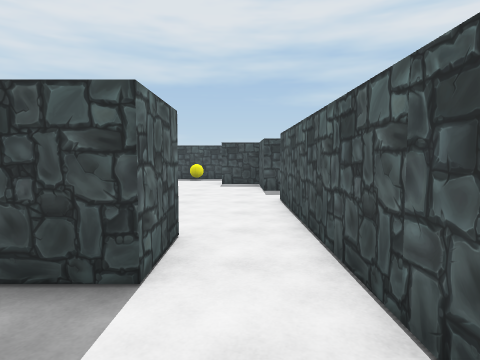
view 1 (above)

24 first-person views from a walk through a 3-D level made in the Unity game engine. The camera is 1.44 m above the floor, tilts 4° down and sees 75° across. The floor is counted in squares, 1.44 m on a side. Each view is taken from the middle of a square. On the plan, view 1 faces up. The plan holds only what a view shows up to about 12 squares ahead; the rest is blank. The player character is not drawn.

view 2
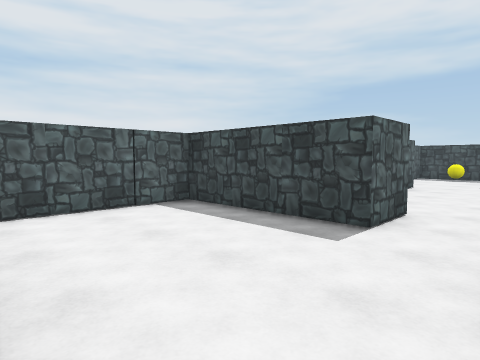

view 3
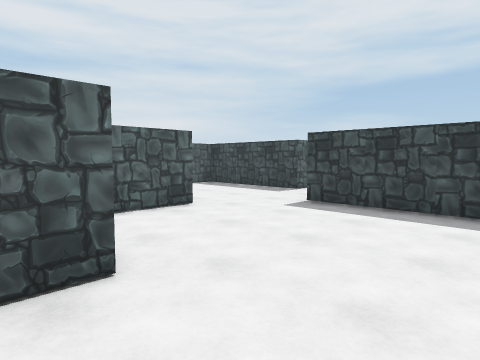

view 4
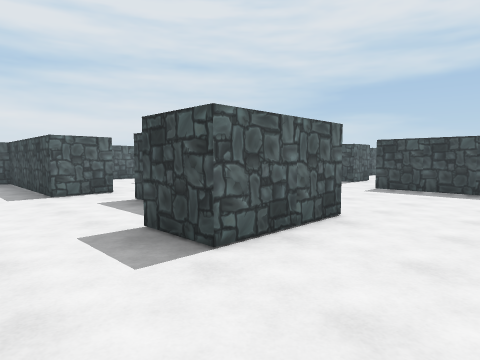

view 5
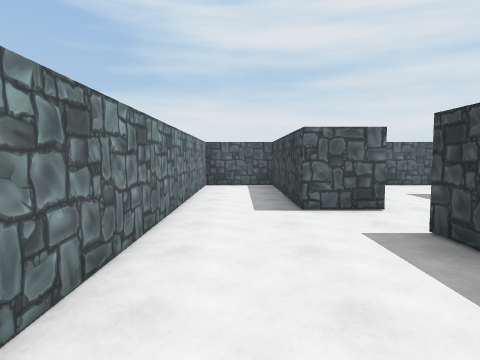

view 6
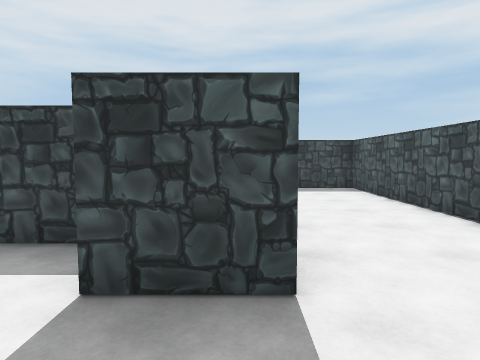

view 7
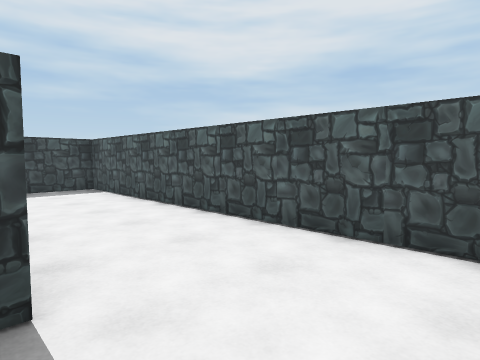

view 8
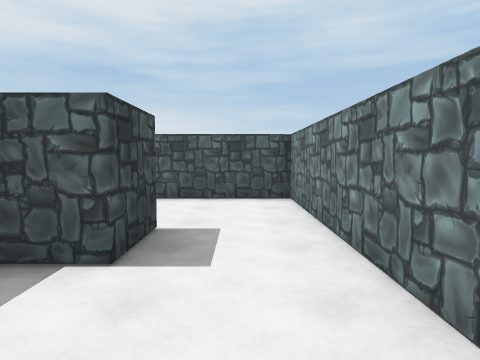

view 9
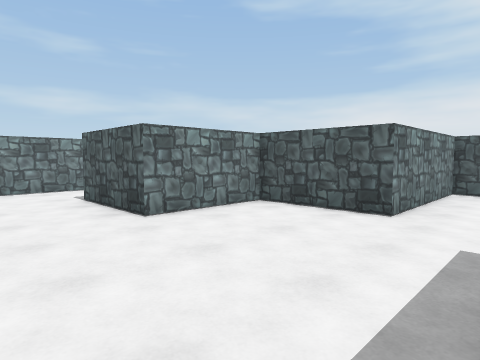

view 10
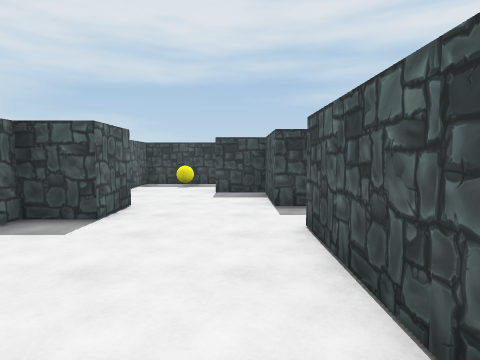

view 11
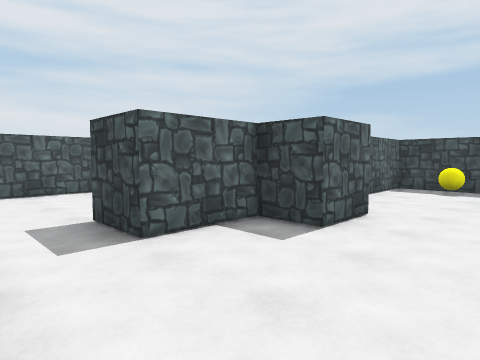

view 12
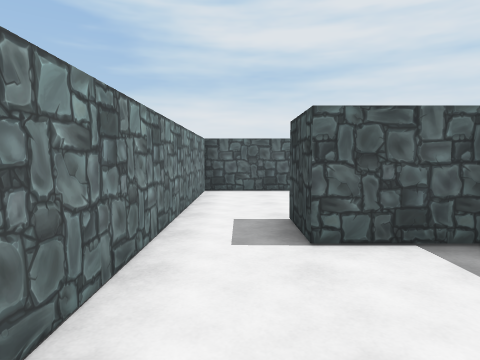

view 13
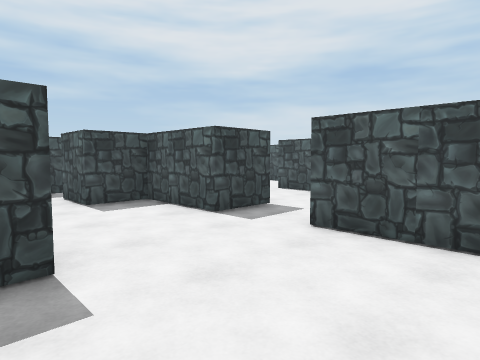

view 14
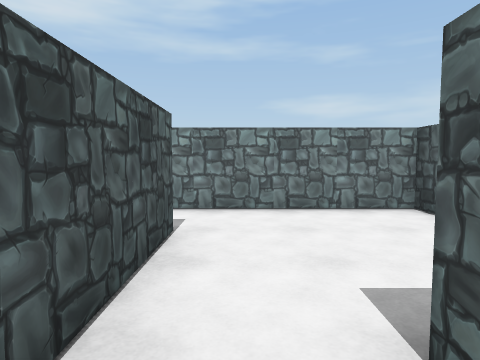

view 15
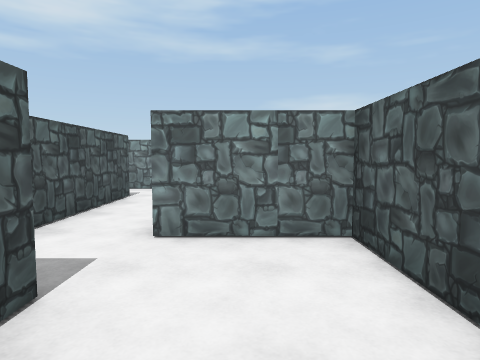

view 16
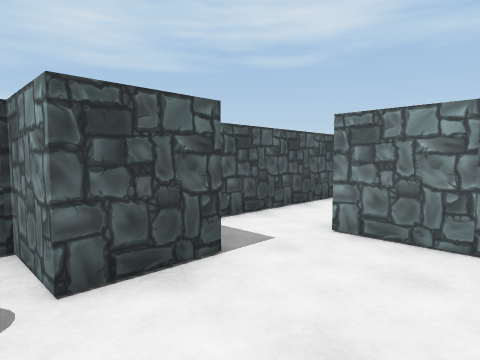

view 17
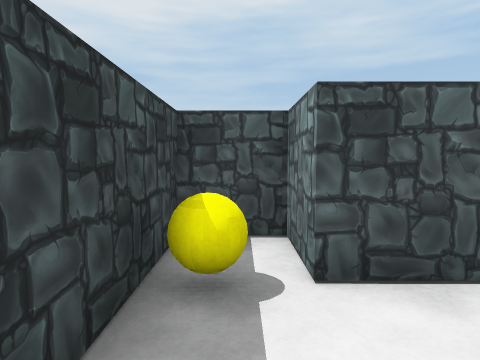

view 18
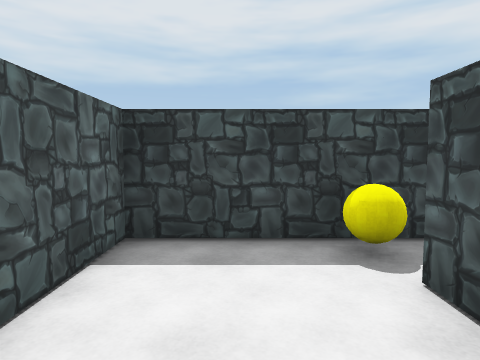

view 19
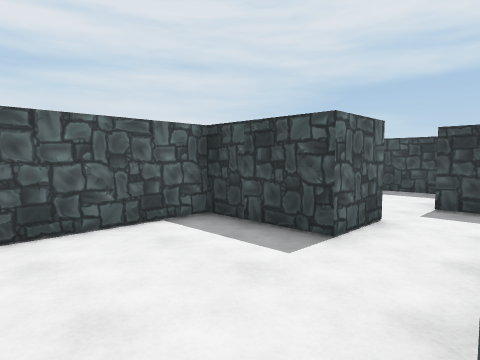

view 20
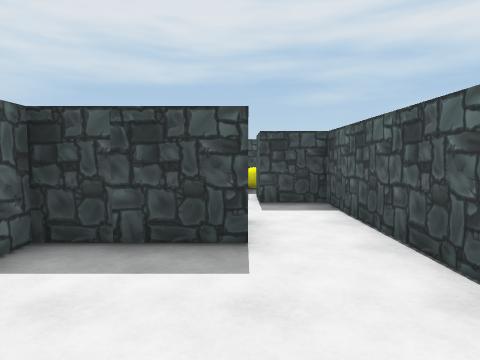

view 21
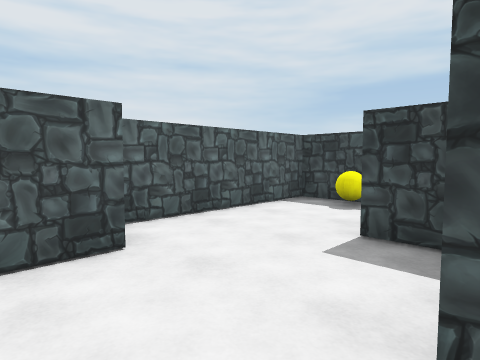

view 22
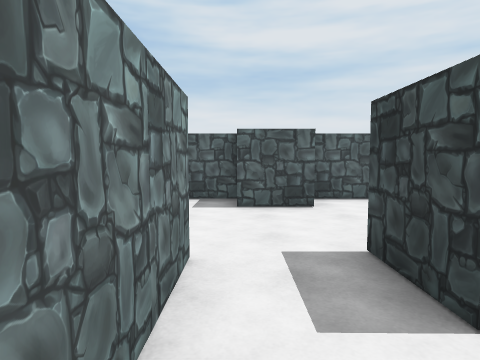

view 23
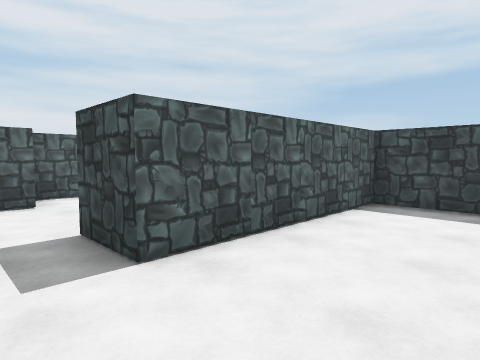

view 24
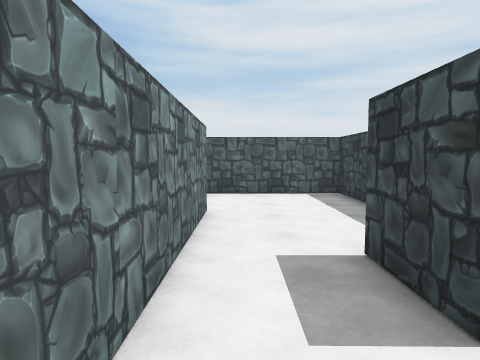

### Floor plan
Key: @ floor where view 1 was taken; # wall or solid block; . floor; B yellow ball.
Columns run from 10 left of view 1 to 11 right of it. Each row starts with its distance up from view 1.
 15 ###############
 14 #..B.##.B.  #.....##
 13 #...###...###........
 12 #...###...###.........
 11 #....##....##...#####
 10 ####.##....##...#
  9 ####.###.......
  8 #....###........
  7 #....##....###
  6 #....##....#
  5 #..........#
  4 ##########.#
  3      #####.#
  2      #.....#
  1      #.....######
  0      #....@.....#
 -1      #..........#
 -2 #    #####......#
 -3 #...     #......#
 -4 #....    #......#
 -5    ....  ####...#
 -6      ...#####...#
 -7 #######....##...#
 -8 #...............#
 -9 #...............#
-10 #...............#
-11 #################

Where each view was taken, in squares from view 1:
view 1: 0 up, 0 right, facing up
view 2: 2 down, 1 right, facing up-left
view 3: 6 down, 5 right, facing up-left
view 4: 10 down, 5 right, facing up-left
view 5: 9 down, 2 right, facing left
view 6: 10 down, 2 right, facing up
view 7: 10 down, 2 right, facing up-right
view 8: 9 down, 2 left, facing right
view 9: 0 up, 5 right, facing down-left
view 10: 3 up, 0 right, facing up
view 11: 4 up, 0 right, facing up-left
view 12: 5 up, 0 right, facing left
view 13: 5 up, 3 left, facing up-right
view 14: 10 up, 6 left, facing down
view 15: 14 up, 8 left, facing down
view 16: 14 up, 9 left, facing down-right
view 17: 14 up, 9 left, facing right
view 18: 11 up, 8 left, facing up
view 19: 5 up, 5 left, facing up-left
view 20: 5 up, 7 left, facing up
view 21: 8 up, 1 right, facing up-left
view 22: 8 up, 4 right, facing left
view 23: 8 up, 5 right, facing up-left
view 24: 12 up, 11 right, facing left
